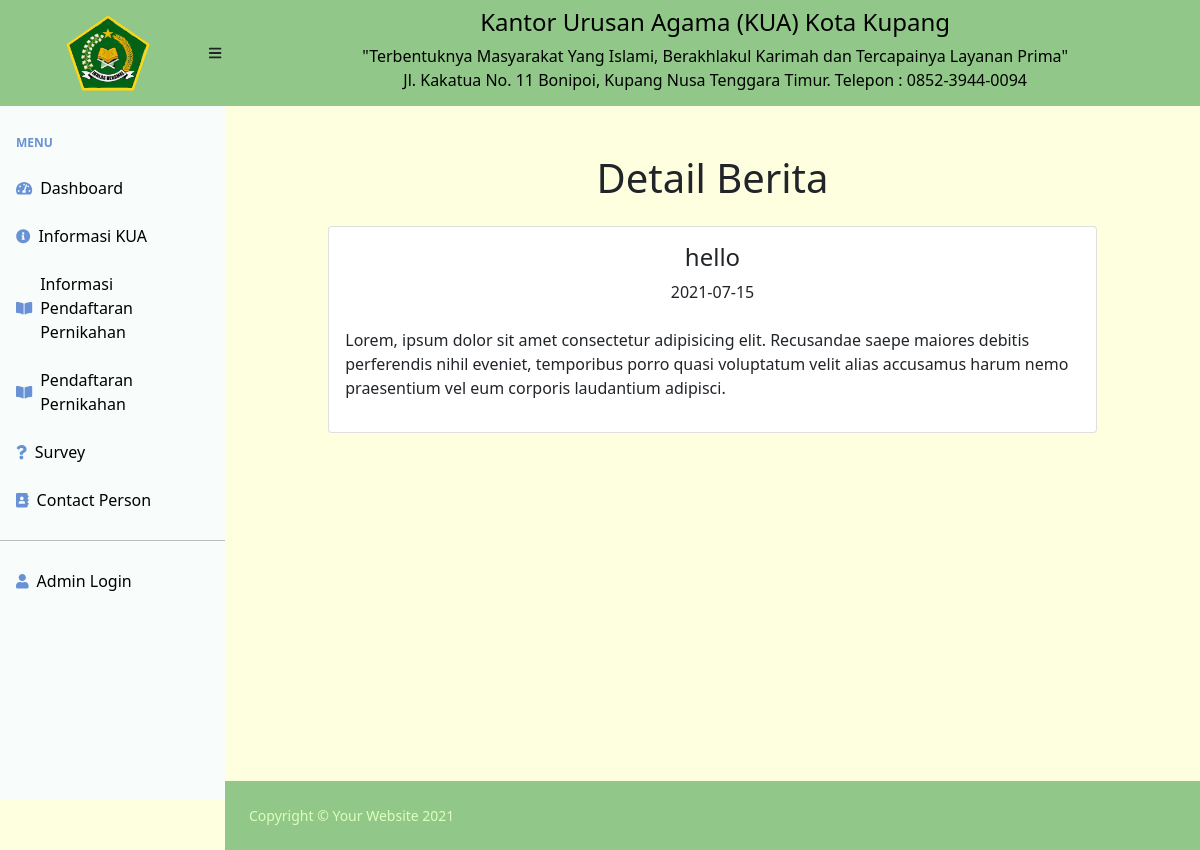
The page /page/detail_news/1 on the database its author committed.
### tables this page shows
CREATE TABLE `berita` (
  `id` int(11) NOT NULL,
  `judul` varchar(50) NOT NULL,
  `deskripsi` text NOT NULL,
  `tanggal` date NOT NULL
);

### application/controllers/Page.php (called while the page is built, shortened)
<?php
class Page extends CI_Controller
{
	public function __construct()
	{
		$this->load->model('m_user');
	}
	public function detail_news($id)
	{
		$data = [
			'title' => 'User KUA | News',
			'data' => $this->m_user->getWhereRow('berita', ['id' => $id]),
		];
		$this->load->view('detail_berita', $data);
	}
}

### index.php (called while the page is built, shortened)
<?php
require_once BASEPATH.'core/CodeIgniter.php';

### application/models/M_user.php (called while the page is built, shortened)
<?php
class M_user extends CI_Model
{
    public function getWhereRow($table, $where)
    {
        $this->db->from($table);
        $this->db->where($where);
        return $this->db->get()->row();
    }
}

### application/views/detail_berita.php (the view, shortened to what this page needs)
<div class="row d-flex justify-content-center">
    <div class="col-md-6 mt-5">
        <h1 class="mb-4 text-center">Detail Berita</h1>
    </div>
</div>
<div class="row d-flex justify-content-center">
    <div class="col-md-10">
        <div class="card mb-4">
            <div class="card-body">
                <h4 class="text-center"><?= $data->judul ?></h4>
                <p class="text-center"><?= $data->tanggal ?></p>
                <p class="mt-4">
                    <?= $data->deskripsi ?>
                </p>
            </div>
        </div>
    </div>
</div>

### assets/css/custom.css (style rules this page uses)
body { background-color: #feffde; }

### rows shown on the page
berita: judul "hello", tanggal "2021-07-15", deskripsi "Lorem, ipsum dolor sit amet consectetur adipisicing elit. Recusandae saepe maiores debitis perferendis nihil eveniet, temporibus porro quasi voluptatum velit alias accusamus harum nemo praesentium vel eum corporis laudantium adipisci."
